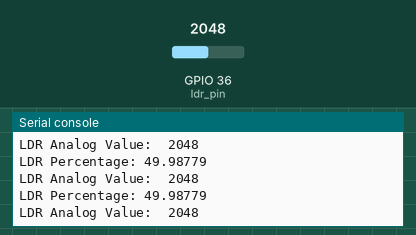
Simulated run of this program. Board: ESP32 board running MicroPython. Shown: the last lines printed to the serial console. Inputs (shaded band) come from the test bench; at power-on: GPIO 36 (ldr_pin) = 2048 (analog values on the 0–4095 scale).

Above: at 1.2 s.
1.3 s: GPIO 36 (ldr_pin) set to 2866
At 1.71 s:
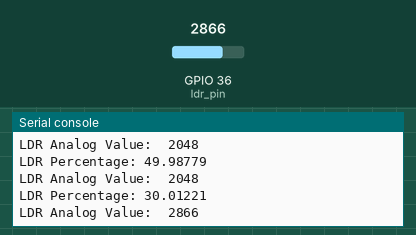
2.8 s: GPIO 36 (ldr_pin) set to 3603
At 2.91 s:
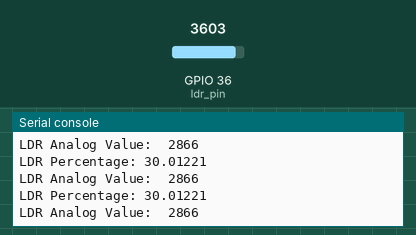
Timing chart, 0 to 5.8 s (numbered marks = the images above; inputs shaded):
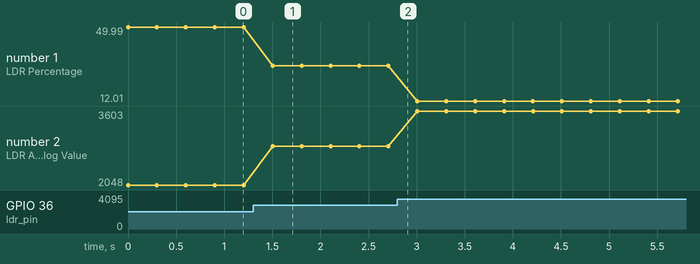

Measured:
- after the input at 1.3 s, the serial console: prints a new line after 0.20 s (image 1)
- plotted number 1: 49.99 → 30.01 after the input at 1.3 s, 30.01 → 12.01 after the input at 2.8 s
- plotted number 2: 2048 → 2866 after the input at 1.3 s, 2866 → 3603 after the input at 2.8 s

The program:

01-analog_ldr.py
```python
#import lib
from machine import Pin,ADC
from time import sleep

#Pin setup
ldr_pin = ADC(Pin(36))

while True:
     #Read LDR Value
     ldr_value = ldr_pin.read()
     ldr_percentage = (4095 - ldr_value)/4095 * 100

     print("LDR Percentage:",ldr_percentage)
     print("LDR Analog Value: ",ldr_value)
     sleep(0.3)

     
```
